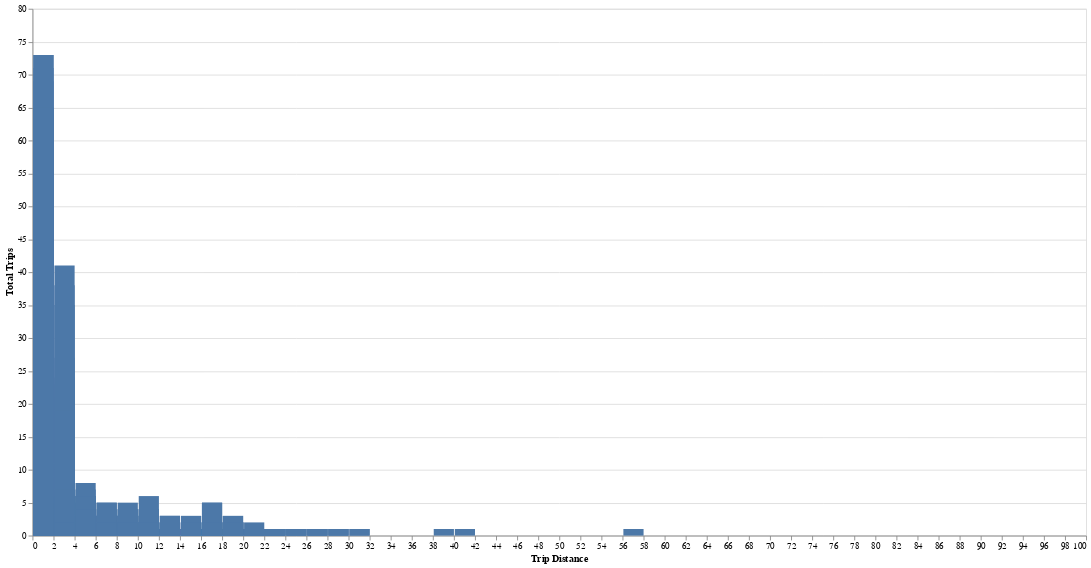

Notebook code for this chart:
### Markdown cell above
### Distribution of trip distances (with appropriate binning)

### Code cell
result = con.execute('''
SELECT 
trip_distance,
trip_duration_minutes
FROM sample
WHERE trip_distance < 500;
''').fetchdf()

# Used a second attribute to avoid some issues with the Series type. Just need trip_distance

hist_chart = alt.Chart(result).mark_bar().encode(
    x = alt.X("trip_distance:Q", title="Trip Distance", sort = None, bin=alt.Bin(extent = [0, 100],step = 2), axis=alt.Axis(values=list(range(0, 102, 2)))), 
    y = alt.Y("count()", title = "Total Trips"),
    tooltip = ["trip_distance","count()"]
    
).properties(
    height = 600,
    width = 1200
)

hist_chart

### Figure 1 — Vega-Lite specification as saved in the notebook (floating-point values rounded to 4 significant figures; data arrays with more than 128 entries replaced by an {"elided": "..."} marker saying what was removed)
{"config": {"view": {"continuousWidth": 300, "continuousHeight": 300}}, "data": {"name": "data-428ef8280ee388c604338d00ac8cded1"}, "mark": {"type": "bar"}, "encoding": {"tooltip": [{"field": "trip_distance", "type": "quantitative"}, {"aggregate": "count", "type": "quantitative"}], "x": {"axis": {"values": [0, 2, 4, 6, 8, 10, 12, 14, 16, 18, 20, 22, 24, 26, 28, 30, 32, 34, 36, 38, 40, 42, 44, 46, 48, 50, 52, 54, 56, 58, 60, 62, 64, 66, 68, 70, 72, 74, 76, 78, 80, 82, 84, 86, 88, 90, 92, 94, 96, 98, 100]}, "bin": {"extent": [0, 100], "step": 2}, "field": "trip_distance", "sort": null, "title": "Trip Distance", "type": "quantitative"}, "y": {"aggregate": "count", "title": "Total Trips", "type": "quantitative"}}, "height": 600, "width": 1200, "$schema": "https://vega.github.io/schema/vega-lite/v6.1.0.json", "datasets": {"data-428ef8280ee388c604338d00ac8cded1": {"elided": "5000 records"}}}
